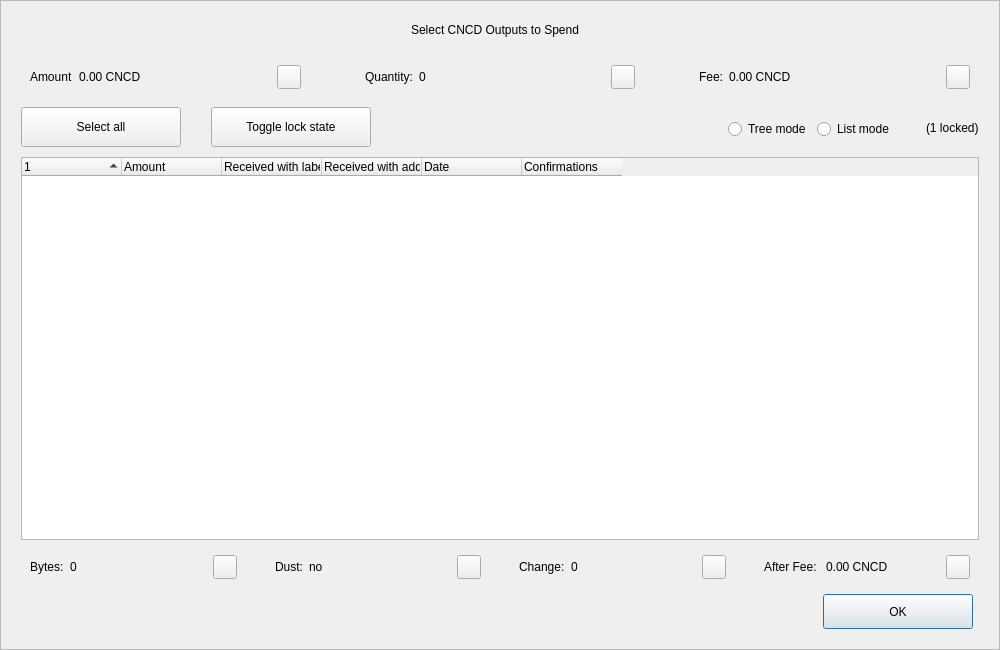
<?xml version="1.0" encoding="UTF-8"?>
<ui version="4.0">
 <class>CoinControlDialog</class>
 <widget class="QDialog" name="CoinControlDialog">
  <property name="geometry">
   <rect>
    <x>0</x>
    <y>0</y>
    <width>1000</width>
    <height>650</height>
   </rect>
  </property>
  <property name="minimumSize">
   <size>
    <width>950</width>
    <height>650</height>
   </size>
  </property>
  <property name="windowTitle">
   <string>Coin Selection</string>
  </property>
  <property name="styleSheet">
   <string notr="true"/>
  </property>
  <layout class="QVBoxLayout" name="verticalLayout">
   <property name="spacing">
    <number>0</number>
   </property>
   <property name="leftMargin">
    <number>0</number>
   </property>
   <property name="topMargin">
    <number>0</number>
   </property>
   <property name="rightMargin">
    <number>0</number>
   </property>
   <property name="bottomMargin">
    <number>0</number>
   </property>
   <item>
    <widget class="QFrame" name="frameContainer">
     <property name="toolTipDuration">
      <number>0</number>
     </property>
     <property name="frameShape">
      <enum>QFrame::StyledPanel</enum>
     </property>
     <property name="frameShadow">
      <enum>QFrame::Raised</enum>
     </property>
     <layout class="QVBoxLayout" name="verticalLayout_2">
      <property name="leftMargin">
       <number>0</number>
      </property>
      <property name="rightMargin">
       <number>0</number>
      </property>
      <property name="bottomMargin">
       <number>20</number>
      </property>
      <item>
       <layout class="QHBoxLayout" name="horizontalLayout_12">
        <property name="spacing">
         <number>0</number>
        </property>
        <property name="leftMargin">
         <number>20</number>
        </property>
        <property name="rightMargin">
         <number>30</number>
        </property>
        <item>
         <spacer name="horizontalSpacer_4">
          <property name="orientation">
           <enum>Qt::Horizontal</enum>
          </property>
          <property name="sizeHint" stdset="0">
           <size>
            <width>40</width>
            <height>20</height>
           </size>
          </property>
         </spacer>
        </item>
        <item>
         <widget class="QLabel" name="labelTitle">
          <property name="minimumSize">
           <size>
            <width>0</width>
            <height>40</height>
           </size>
          </property>
          <property name="maximumSize">
           <size>
            <width>16777215</width>
            <height>40</height>
           </size>
          </property>
          <property name="text">
           <string>Select CNCD Outputs to Spend</string>
          </property>
          <property name="alignment">
           <set>Qt::AlignCenter</set>
          </property>
          <property name="margin">
           <number>7</number>
          </property>
         </widget>
        </item>
        <item>
         <spacer name="horizontalSpacer_5">
          <property name="orientation">
           <enum>Qt::Horizontal</enum>
          </property>
          <property name="sizeHint" stdset="0">
           <size>
            <width>40</width>
            <height>20</height>
           </size>
          </property>
         </spacer>
        </item>
       </layout>
      </item>
      <item>
       <layout class="QHBoxLayout" name="horizontalLayout_8">
        <property name="leftMargin">
         <number>20</number>
        </property>
        <property name="rightMargin">
         <number>20</number>
        </property>
        <item>
         <widget class="QWidget" name="layoutAmount" native="true">
          <layout class="QHBoxLayout" name="horizontalLayout_9" stretch="0,1,0">
           <item>
            <widget class="QLabel" name="labelCoinControlAmountText">
             <property name="text">
              <string>Amount</string>
             </property>
            </widget>
           </item>
           <item>
            <widget class="QLabel" name="labelCoinControlAmount">
             <property name="text">
              <string>0.00 CNCD</string>
             </property>
            </widget>
           </item>
           <item alignment="Qt::AlignHCenter|Qt::AlignVCenter">
            <widget class="QPushButton" name="pushButtonAmount">
             <property name="minimumSize">
              <size>
               <width>0</width>
               <height>24</height>
              </size>
             </property>
             <property name="maximumSize">
              <size>
               <width>24</width>
               <height>26</height>
              </size>
             </property>
             <property name="focusPolicy">
              <enum>Qt::NoFocus</enum>
             </property>
             <property name="styleSheet">
              <string notr="true">padding-bottom:2px;
padding-right:4px;</string>
             </property>
             <property name="text">
              <string/>
             </property>
            </widget>
           </item>
          </layout>
         </widget>
        </item>
        <item>
         <spacer name="horizontalSpacer_2">
          <property name="orientation">
           <enum>Qt::Horizontal</enum>
          </property>
          <property name="sizeType">
           <enum>QSizePolicy::Fixed</enum>
          </property>
          <property name="sizeHint" stdset="0">
           <size>
            <width>40</width>
            <height>20</height>
           </size>
          </property>
         </spacer>
        </item>
        <item>
         <widget class="QWidget" name="layoutQuantity" native="true">
          <layout class="QHBoxLayout" name="horizontalLayout_10" stretch="0,1,0">
           <item>
            <widget class="QLabel" name="labelCoinControlQuantityText">
             <property name="text">
              <string>Quantity:</string>
             </property>
            </widget>
           </item>
           <item>
            <widget class="QLabel" name="labelCoinControlQuantity">
             <property name="text">
              <string>0</string>
             </property>
            </widget>
           </item>
           <item alignment="Qt::AlignHCenter|Qt::AlignVCenter">
            <widget class="QPushButton" name="pushButtonQuantity">
             <property name="minimumSize">
              <size>
               <width>0</width>
               <height>24</height>
              </size>
             </property>
             <property name="maximumSize">
              <size>
               <width>24</width>
               <height>26</height>
              </size>
             </property>
             <property name="focusPolicy">
              <enum>Qt::NoFocus</enum>
             </property>
             <property name="styleSheet">
              <string notr="true">padding-bottom:2px;
               padding-right:4px;</string>
             </property>
             <property name="text">
              <string/>
             </property>
            </widget>
           </item>
          </layout>
         </widget>
        </item>
        <item>
         <spacer name="horizontalSpacer_22">
          <property name="orientation">
           <enum>Qt::Horizontal</enum>
          </property>
          <property name="sizeType">
           <enum>QSizePolicy::Fixed</enum>
          </property>
          <property name="sizeHint" stdset="0">
           <size>
            <width>40</width>
            <height>20</height>
           </size>
          </property>
         </spacer>
        </item>
        <item>
         <widget class="QWidget" name="layoutFee" native="true">
          <layout class="QHBoxLayout" name="horizontalLayout_11" stretch="0,1,0">
           <item>
            <widget class="QLabel" name="labelCoinControlFeeText">
             <property name="text">
              <string>Fee:</string>
             </property>
            </widget>
           </item>
           <item>
            <widget class="QLabel" name="labelCoinControlFee">
             <property name="text">
              <string>0.00 CNCD</string>
             </property>
            </widget>
           </item>
           <item alignment="Qt::AlignHCenter|Qt::AlignVCenter">
            <widget class="QPushButton" name="pushButtonFee">
             <property name="minimumSize">
              <size>
               <width>0</width>
               <height>24</height>
              </size>
             </property>
             <property name="maximumSize">
              <size>
               <width>24</width>
               <height>26</height>
              </size>
             </property>
             <property name="focusPolicy">
              <enum>Qt::NoFocus</enum>
             </property>
             <property name="styleSheet">
              <string notr="true">padding-bottom:2px;
               padding-right:4px;</string>
             </property>
             <property name="text">
              <string/>
             </property>
            </widget>
           </item>
          </layout>
         </widget>
        </item>
       </layout>
      </item>
      <item>
       <widget class="QFrame" name="frame">
        <property name="minimumSize">
         <size>
          <width>0</width>
          <height>40</height>
         </size>
        </property>
        <property name="styleSheet">
         <string notr="true">#frame {
	border:0;
}</string>
        </property>
        <property name="frameShape">
         <enum>QFrame::StyledPanel</enum>
        </property>
        <property name="frameShadow">
         <enum>QFrame::Sunken</enum>
        </property>
        <layout class="QHBoxLayout" name="horizontalLayout">
         <property name="spacing">
          <number>0</number>
         </property>
         <property name="leftMargin">
          <number>20</number>
         </property>
         <property name="topMargin">
          <number>0</number>
         </property>
         <property name="rightMargin">
          <number>20</number>
         </property>
         <property name="bottomMargin">
          <number>0</number>
         </property>
         <item>
          <layout class="QHBoxLayout" name="horizontalLayoutPanel" stretch="0,0,0,0,0,0">
           <property name="spacing">
            <number>20</number>
           </property>
           <item>
            <widget class="QPushButton" name="pushButtonSelectAll">
             <property name="sizePolicy">
              <sizepolicy hsizetype="Maximum" vsizetype="Fixed">
               <horstretch>0</horstretch>
               <verstretch>0</verstretch>
              </sizepolicy>
             </property>
             <property name="minimumSize">
              <size>
               <width>160</width>
               <height>40</height>
              </size>
             </property>
             <property name="maximumSize">
              <size>
               <width>16777215</width>
               <height>40</height>
              </size>
             </property>
             <property name="text">
              <string>Select all</string>
             </property>
             <property name="checkable">
              <bool>true</bool>
             </property>
             <property name="checked">
              <bool>false</bool>
             </property>
             <property name="autoExclusive">
              <bool>false</bool>
             </property>
             <property name="autoDefault">
              <bool>false</bool>
             </property>
            </widget>
           </item>
           <item>
            <spacer name="horizontalSpacer_6">
             <property name="orientation">
              <enum>Qt::Horizontal</enum>
             </property>
             <property name="sizeType">
              <enum>QSizePolicy::Fixed</enum>
             </property>
             <property name="sizeHint" stdset="0">
              <size>
               <width>10</width>
               <height>20</height>
              </size>
             </property>
            </spacer>
           </item>
           <item>
            <widget class="QPushButton" name="pushButtonToggleLock">
             <property name="sizePolicy">
              <sizepolicy hsizetype="Maximum" vsizetype="Fixed">
               <horstretch>0</horstretch>
               <verstretch>0</verstretch>
              </sizepolicy>
             </property>
             <property name="minimumSize">
              <size>
               <width>160</width>
               <height>40</height>
              </size>
             </property>
             <property name="maximumSize">
              <size>
               <width>16777215</width>
               <height>40</height>
              </size>
             </property>
             <property name="text">
              <string>Toggle lock state</string>
             </property>
             <property name="checkable">
              <bool>true</bool>
             </property>
             <property name="autoExclusive">
              <bool>false</bool>
             </property>
             <property name="autoDefault">
              <bool>false</bool>
             </property>
            </widget>
           </item>
           <item>
            <spacer name="horizontalSpacer_7">
             <property name="orientation">
              <enum>Qt::Horizontal</enum>
             </property>
             <property name="sizeType">
              <enum>QSizePolicy::Expanding</enum>
             </property>
             <property name="sizeHint" stdset="0">
              <size>
               <width>30</width>
               <height>20</height>
              </size>
             </property>
            </spacer>
           </item>
           <item alignment="Qt::AlignRight">
            <widget class="QGroupBox" name="groupBox_2">
             <property name="styleSheet">
              <string notr="true">#groupBox_2 {
    background-color:transparent;
    border-radius:0;
}</string>
             </property>
             <property name="title">
              <string/>
             </property>
             <layout class="QHBoxLayout" name="horizontalLayout_14">
              <item>
               <widget class="QRadioButton" name="radioTreeMode">
                <property name="sizePolicy">
                 <sizepolicy hsizetype="Maximum" vsizetype="Fixed">
                  <horstretch>0</horstretch>
                  <verstretch>0</verstretch>
                 </sizepolicy>
                </property>
                <property name="text">
                 <string>Tree mode</string>
                </property>
               </widget>
              </item>
              <item>
               <widget class="QRadioButton" name="radioListMode">
                <property name="sizePolicy">
                 <sizepolicy hsizetype="Maximum" vsizetype="Fixed">
                  <horstretch>0</horstretch>
                  <verstretch>0</verstretch>
                 </sizepolicy>
                </property>
                <property name="text">
                 <string>List mode</string>
                </property>
                <property name="checked">
                 <bool>false</bool>
                </property>
               </widget>
              </item>
             </layout>
            </widget>
           </item>
           <item>
            <widget class="QLabel" name="labelLocked">
             <property name="text">
              <string>(1 locked)</string>
             </property>
            </widget>
           </item>
          </layout>
         </item>
        </layout>
       </widget>
      </item>
      <item>
       <layout class="QHBoxLayout" name="horizontalLayout_13">
        <property name="leftMargin">
         <number>20</number>
        </property>
        <property name="rightMargin">
         <number>20</number>
        </property>
        <item>
         <widget class="CoinControlTreeWidget" name="treeWidget">
          <property name="contextMenuPolicy">
           <enum>Qt::CustomContextMenu</enum>
          </property>
          <property name="styleSheet">
           <string notr="true"/>
          </property>
          <property name="sortingEnabled">
           <bool>false</bool>
          </property>
          <property name="columnCount">
           <number>6</number>
          </property>
          <attribute name="headerShowSortIndicator" stdset="0">
           <bool>true</bool>
          </attribute>
          <attribute name="headerStretchLastSection">
           <bool>false</bool>
          </attribute>
          <column>
           <property name="text">
            <string/>
           </property>
          </column>
          <column>
           <property name="text">
            <string>Amount</string>
           </property>
          </column>
          <column>
           <property name="text">
            <string>Received with label</string>
           </property>
          </column>
          <column>
           <property name="text">
            <string>Received with address</string>
           </property>
          </column>
          <column>
           <property name="text">
            <string>Date</string>
           </property>
          </column>
          <column>
           <property name="text">
            <string>Confirmations</string>
           </property>
           <property name="toolTip">
            <string>Confirmed</string>
           </property>
          </column>
         </widget>
        </item>
       </layout>
      </item>
      <item>
       <layout class="QHBoxLayout" name="horizontalLayout_3">
        <property name="spacing">
         <number>20</number>
        </property>
        <property name="leftMargin">
         <number>20</number>
        </property>
        <property name="rightMargin">
         <number>20</number>
        </property>
        <item>
         <widget class="QWidget" name="layoutBytes" native="true">
          <layout class="QHBoxLayout" name="horizontalLayout_4" stretch="0,1,0">
           <item>
            <widget class="QLabel" name="labelCoinControlBytesText">
             <property name="text">
              <string>Bytes:</string>
             </property>
            </widget>
           </item>
           <item>
            <widget class="QLabel" name="labelCoinControlBytes">
             <property name="text">
              <string>0</string>
             </property>
            </widget>
           </item>
           <item alignment="Qt::AlignHCenter|Qt::AlignVCenter">
            <widget class="QPushButton" name="pushButtonBytes">
             <property name="minimumSize">
              <size>
               <width>0</width>
               <height>24</height>
              </size>
             </property>
             <property name="maximumSize">
              <size>
               <width>24</width>
               <height>26</height>
              </size>
             </property>
             <property name="focusPolicy">
              <enum>Qt::NoFocus</enum>
             </property>
             <property name="styleSheet">
              <string notr="true">padding-bottom:2px;
               padding-right:4px;</string>
             </property>
             <property name="text">
              <string/>
             </property>
            </widget>
           </item>
          </layout>
         </widget>
        </item>
        <item>
         <widget class="QWidget" name="layoutDust" native="true">
          <layout class="QHBoxLayout" name="horizontalLayout_5" stretch="0,1,0">
           <item>
            <widget class="QLabel" name="labelCoinControlLowOutputText">
             <property name="text">
              <string>Dust:</string>
             </property>
            </widget>
           </item>
           <item>
            <widget class="QLabel" name="labelCoinControlLowOutput">
             <property name="text">
              <string>no</string>
             </property>
            </widget>
           </item>
           <item alignment="Qt::AlignHCenter|Qt::AlignVCenter">
            <widget class="QPushButton" name="pushButtonDust">
             <property name="minimumSize">
              <size>
               <width>0</width>
               <height>24</height>
              </size>
             </property>
             <property name="maximumSize">
              <size>
               <width>24</width>
               <height>26</height>
              </size>
             </property>
             <property name="focusPolicy">
              <enum>Qt::NoFocus</enum>
             </property>
             <property name="styleSheet">
              <string notr="true">padding-bottom:2px;
               padding-right:4px;</string>
             </property>
             <property name="text">
              <string/>
             </property>
            </widget>
           </item>
          </layout>
         </widget>
        </item>
        <item>
         <widget class="QWidget" name="layoutChange" native="true">
          <layout class="QHBoxLayout" name="horizontalLayout_6" stretch="0,1,0">
           <item>
            <widget class="QLabel" name="labelCoinControlChangeText">
             <property name="text">
              <string>Change:</string>
             </property>
            </widget>
           </item>
           <item>
            <widget class="QLabel" name="labelCoinControlChange">
             <property name="text">
              <string>0</string>
             </property>
            </widget>
           </item>
           <item alignment="Qt::AlignHCenter|Qt::AlignVCenter">
            <widget class="QPushButton" name="pushButtonChange">
             <property name="minimumSize">
              <size>
               <width>0</width>
               <height>24</height>
              </size>
             </property>
             <property name="maximumSize">
              <size>
               <width>24</width>
               <height>26</height>
              </size>
             </property>
             <property name="focusPolicy">
              <enum>Qt::NoFocus</enum>
             </property>
             <property name="styleSheet">
              <string notr="true">padding-bottom:2px;
               padding-right:4px;</string>
             </property>
             <property name="text">
              <string/>
             </property>
            </widget>
           </item>
          </layout>
         </widget>
        </item>
        <item>
         <widget class="QWidget" name="layoutAfter" native="true">
          <layout class="QHBoxLayout" name="horizontalLayout_7" stretch="0,1,0">
           <item>
            <widget class="QLabel" name="labelCoinControlAfterFeeText">
             <property name="text">
              <string>After Fee: </string>
             </property>
            </widget>
           </item>
           <item>
            <widget class="QLabel" name="labelCoinControlAfterFee">
             <property name="text">
              <string>0.00 CNCD</string>
             </property>
            </widget>
           </item>
           <item alignment="Qt::AlignHCenter|Qt::AlignVCenter">
            <widget class="QPushButton" name="pushButtonAlterFee">
             <property name="minimumSize">
              <size>
               <width>0</width>
               <height>24</height>
              </size>
             </property>
             <property name="maximumSize">
              <size>
               <width>24</width>
               <height>26</height>
              </size>
             </property>
             <property name="focusPolicy">
              <enum>Qt::NoFocus</enum>
             </property>
             <property name="styleSheet">
              <string notr="true">padding-bottom:2px;
               padding-right:4px;</string>
             </property>
             <property name="text">
              <string/>
             </property>
            </widget>
           </item>
          </layout>
         </widget>
        </item>
       </layout>
      </item>
      <item>
       <layout class="QHBoxLayout" name="horizontalLayout_2">
        <property name="spacing">
         <number>0</number>
        </property>
        <property name="leftMargin">
         <number>20</number>
        </property>
        <property name="rightMargin">
         <number>26</number>
        </property>
        <item>
         <spacer name="horizontalSpacer_3">
          <property name="orientation">
           <enum>Qt::Horizontal</enum>
          </property>
          <property name="sizeHint" stdset="0">
           <size>
            <width>558</width>
            <height>20</height>
           </size>
          </property>
         </spacer>
        </item>
        <item>
         <widget class="QPushButton" name="pushButtonOk">
          <property name="minimumSize">
           <size>
            <width>150</width>
            <height>35</height>
           </size>
          </property>
          <property name="text">
           <string>OK</string>
          </property>
         </widget>
        </item>
       </layout>
      </item>
     </layout>
    </widget>
   </item>
  </layout>
 </widget>
 <customwidgets>
  <customwidget>
   <class>CoinControlTreeWidget</class>
   <extends>QTreeWidget</extends>
   <header>coincontroltreewidget.h</header>
  </customwidget>
 </customwidgets>
 <resources/>
 <connections/>
</ui>
